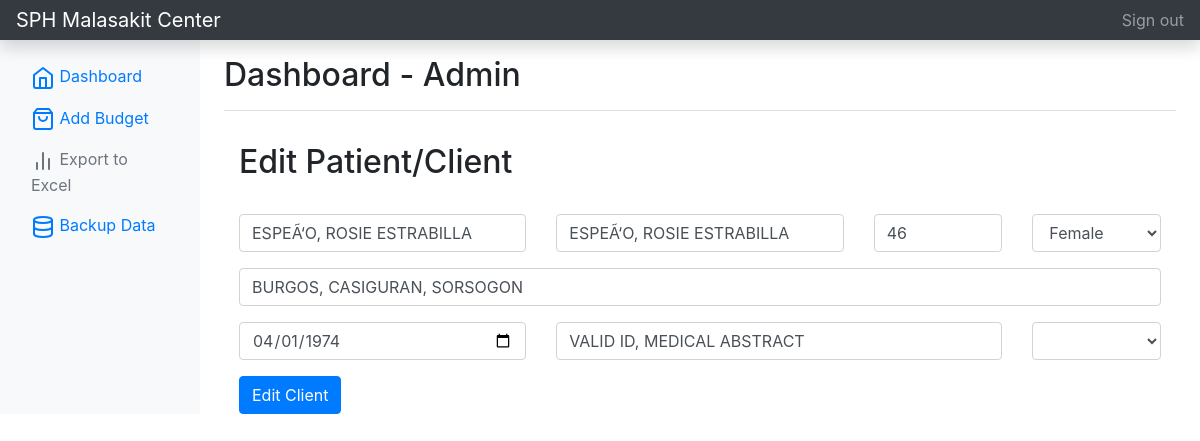
Page /editClient.php?id=1&client_id=10 (signed in) on the committed database.
### tables this page shows
CREATE TABLE IF NOT EXISTS `tbl_client` (
  `id` int(24) unsigned NOT NULL AUTO_INCREMENT,
  `fullname` varchar(255) NOT NULL,
  `fullname_client` varchar(255) NOT NULL,
  `age` int(12) NOT NULL,
  `gender` varchar(50) NOT NULL,
  `client_admission` varchar(50) DEFAULT NULL,
  `address` varchar(50) NOT NULL,
  `birthdate` varchar(50) NOT NULL,
  `requirements` varchar(255) NOT NULL,
  `patient_status` varchar(50) DEFAULT NULL,
  `accountable` varchar(50) DEFAULT NULL,
  PRIMARY KEY (`id`)
);

### editClient.php (the view, shortened to what this page needs)
<?php
include_once('connection.php');
if (isset($_SESSION['loggedin'])) {
?>
<!doctype html>
<html lang="en">
  <head>
<link href="./assets/css/bootstrap.min.css" rel="stylesheet">
    <link href="./assets/css/bootstrap.min2.css" rel="stylesheet">
  </head>
  <body>
    <nav class="navbar navbar-dark sticky-top bg-dark flex-md-nowrap p-0 shadow">
  <a class="navbar-brand col-md-3 col-lg-2 mr-0 px-3" href="home.php?id=<?php echo $_GET['id'] ?>">SPH Malasakit Center</a>
  <ul class="navbar-nav px-3">
    <li class="nav-item text-nowrap">
      <a class="nav-link" href="logout.php">Sign out</a>
    </li>
  </ul>
</nav>
<div class="container-fluid">
  <div class="row">
  <?php include 'sidebar.php';?>
    <main role="main" class="col-md-9 ml-sm-auto col-lg-10 px-md-4">
      <div class="d-flex justify-content-between flex-wrap flex-md-nowrap align-items-center pt-3 pb-2 mb-3 border-bottom">
        <h1 class="h2">Dashboard - <?php echo $_SESSION['user_fullname'] ?></h1>
      </div>
    <?php
    $client_id=$_GET['client_id'];
       $sql = "SELECT * FROM tbl_client WHERE id = $client_id";
           $result = mysqli_query($conn, $sql);
           if (mysqli_num_rows($result) > 0) {
               while ($row = mysqli_fetch_assoc($result)) {
                   $fullname = $row['fullname'];
                   $age = $row['age'];
                   $gender = $row['gender'];
                   $address = $row['address'];
                   $birthdate = $row['birthdate'];
                   $requirements = $row['requirements'];
                   $patient_status = $row['patient_status'];
                   $fullname_client = $row['fullname_client'];
               }
           }
    ?>
            <div class="container">
                <div class="d-flex justify-content-between flex-wrap flex-md-nowrap align-items-center pt-3 pb-2 mb-3 ">
                    <h1 class="h2">Edit Patient/Client</h1>
                </div>
                    <form action="action.php?id=<?php echo $_GET['id'] ?>&client_id=<?php echo $_GET['client_id'] ?>" method="POST">
                        <div class="row">
                            <div class="col-4">
                                <div class="form-group">
                                    <input name="fullname" type="text" class="form-control" placeholder="Enter Fullname" value="<?php echo $fullname ?>">
                                </div>
                            </div>
                            <div class="col-4">
                                <div class="form-group">
                                    <input name="fullname_client" type="text" class="form-control" placeholder="Enter Beneficiary Name" value="<?php echo $fullname_client ?>">
                                </div>
                            </div>
                            <div class="col-2">
                                <div class="form-group">
                                    <input name="age" type="text" class="form-control" placeholder="Enter age" value="<?php echo $age ?>">
                                </div>
                            </div>
                            <div class="col-2">
                                <div class="form-group">
                                    <select class="form-control" name="gender" value="<?php echo $gender ?>">
                                        <option value="<?php echo $gender ?>"><?php echo $gender ?></option>
                                    </select>
                                </div>
                            </div>
                            <div class="col-12">
                                <div class="form-group">
                                    <input name="address" type="text" class="form-control" placeholder="Enter Address" value="<?php echo $address ?>">
                                </div>
                            </div>
                        </div>
                        <div class="row">
                            <div class="col-4">
                                <div class="form-group">
                                    <input name="birthdate" type="date" class="form-control" placeholder="Enter Birthdate" value="<?php echo $birthdate ?>">
                                </div>
                            </div>
                            <div class="col-6">
                                <div class="form-group">
                                    <input name="requirements" type="text" class="form-control" placeholder="Enter Requirements" value="<?php echo $requirements ?>">
                                </div>
                            </div>
                            <div class="col-2">
                                <div class="form-group">
                                    <select class="form-control" name="patient_status" value="<?php echo $patient_status ?>">
                                        <option value="<?php echo $patient_status ?>"><?php echo $patient_status ?></option>
                                        <option value=""></option>
                                    </select>
                                </div>
                            </div>
                        </div>
                        <button name="btnEditClient" type="submit" class="btn btn-primary">Edit Client</button>
                    </form>
            </div>
    </main>
  </div>
</div>
    </body>
</html>
<?php
} else {
    $url = "./index.php";
    $url = str_replace(PHP_EOL, '', $url);
    header("Location: $url");
}
?>

### rows in the picture
tbl_client: fullname "ESPEÃ‘O, ROSIE ESTRABILLA", fullname_client "ESPEÃ‘O, ROSIE ESTRABILLA", age "46", gender "Female", address "BURGOS, CASIGURAN, SORSOGON", birthdate "04/01/1974", requirements "VALID ID, MEDICAL ABSTRACT"

### other values in the picture
$_SESSION['user_fullname'] "Admin"
